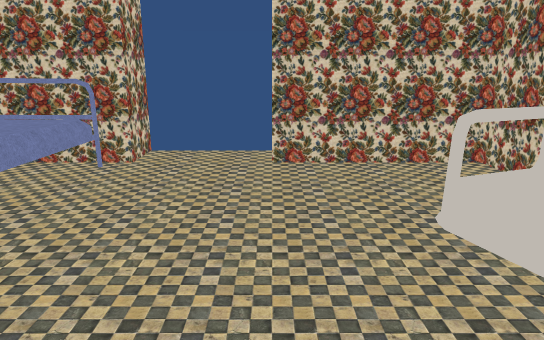
View 1 (above)

12 first-person views from a walk through a scene from a Unity 3-D project. The camera is 1.4 m above the floor, tilts 14° down and sees 70° across. The floor is counted in squares, 0.5 m on a side. Each view is taken from the middle of a square. On the plan, view 1 faces up. The plan holds only what a view shows up to about 20 squares ahead; the rest is blank. The player is left out. Some surface patterns are stand-ins.

View 2
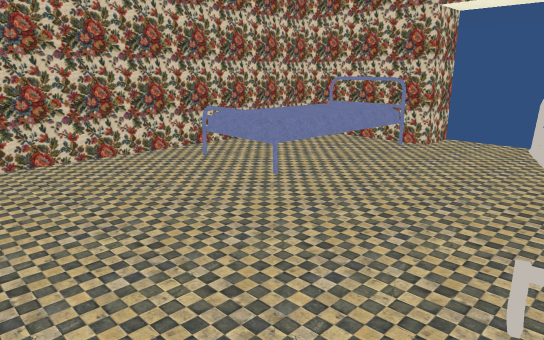

View 3
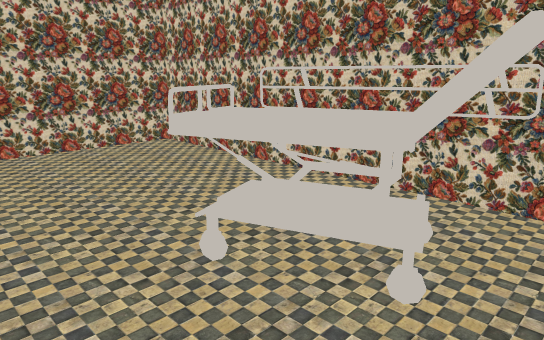

View 4
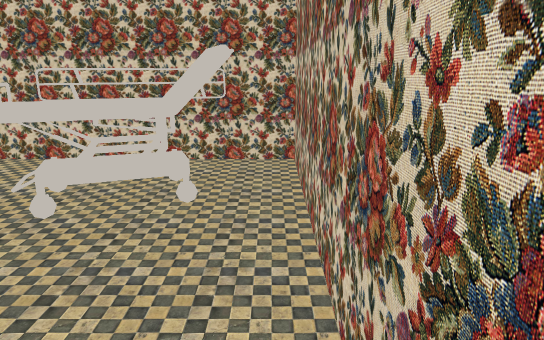

View 5
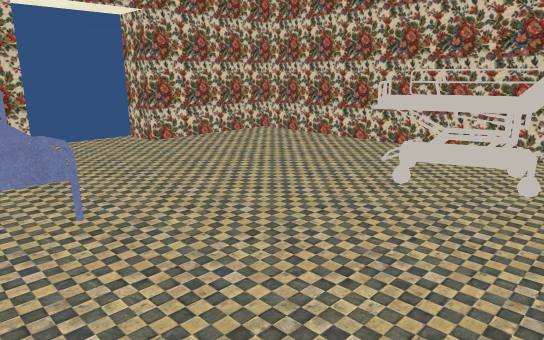

View 6
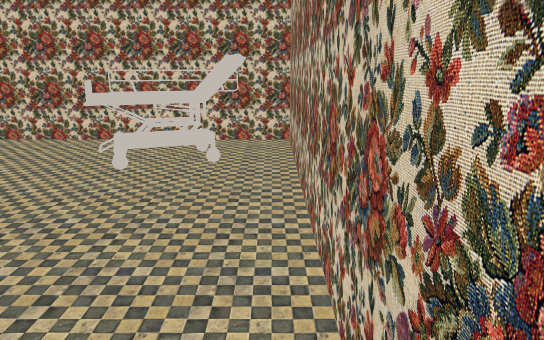

View 7
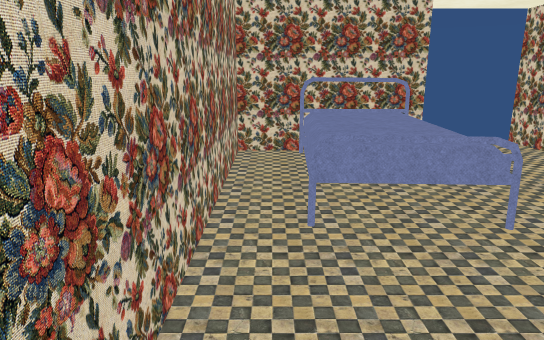

View 8
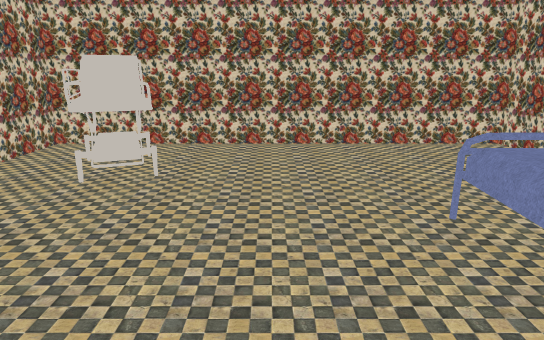

View 9
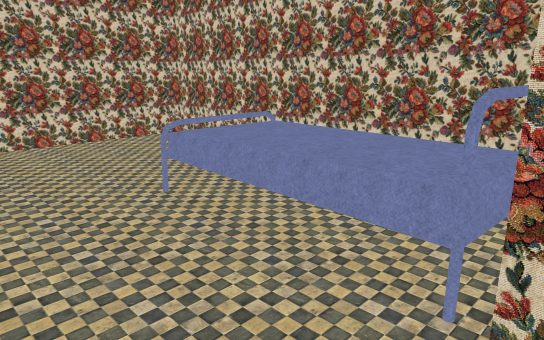

View 10
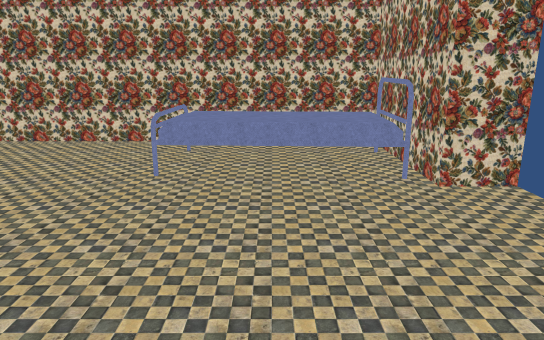

View 11
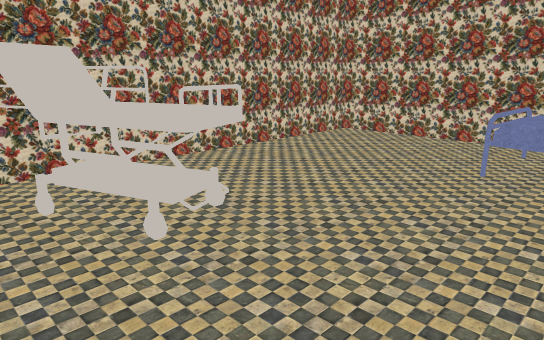

View 12
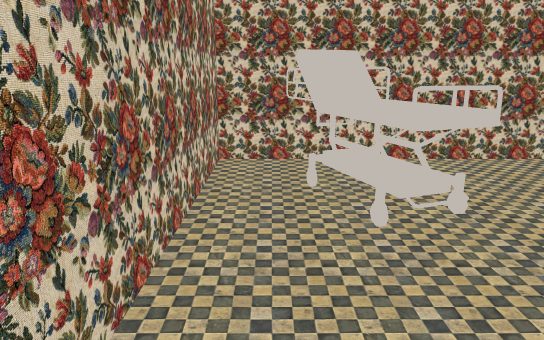

### Floor plan
Key: @ floor where view 1 was taken; # wall or solid block; . main floor; : floor 0.75 m higher than the main floor; / step, stairs or slope; = window, fence, low wall or low ledge; v drop or lower ground; B bed; O other object.
Columns run from 11 left of view 1 to 7 right of it. Each row starts with its distance up from view 1.
 14       #    #
 13       ##...#
 12 ###BB##....########
 11 #./   ............#
 10 #./   ............#
  9 #..  =............#
  8 #.:  :............#
  7 #.:  :............#
  6 #.:  =............#
  5 #.BBvO............#
  4 #.................#
  3 #............OO...#
  2 #...........OOO...#
  1 #...........OOOO..#
  0 #..........@.OOO..#
 -1 #............OOO..#
 -2 #............OOO..#
 -3 #.................#
 -4 ###################

Where each view was taken, in squares from view 1:
view 1: 0 up, 0 right, facing up
view 2: 3 down, 2 right, facing up-left
view 3: 3 down, 2 left, facing up-right
view 4: 3 down, 6 left, facing right
view 5: 3 down, 8 left, facing up-right
view 6: 3 down, 10 left, facing right
view 7: 2 down, 10 left, facing up
view 8: 12 up, 2 left, facing down
view 9: 13 up, 1 left, facing down-left
view 10: 8 up, 5 right, facing left
view 11: 8 up, 6 right, facing down-left
view 12: 9 up, 5 right, facing down
